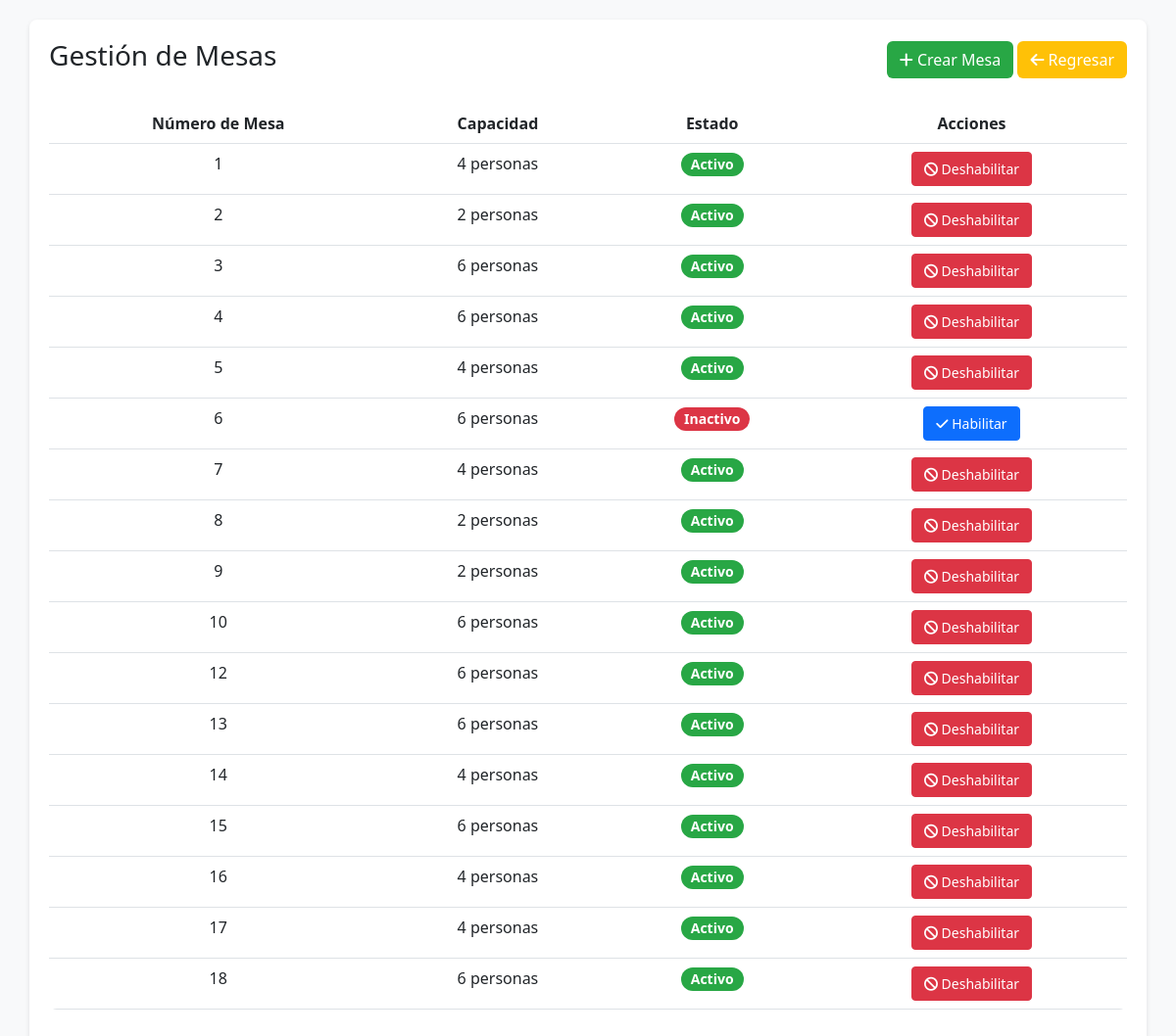
The page /src/ModuloAdministracion/UCgestionarMesas/indexGestionarMesas.php (signed in) on the database as committed earlier.
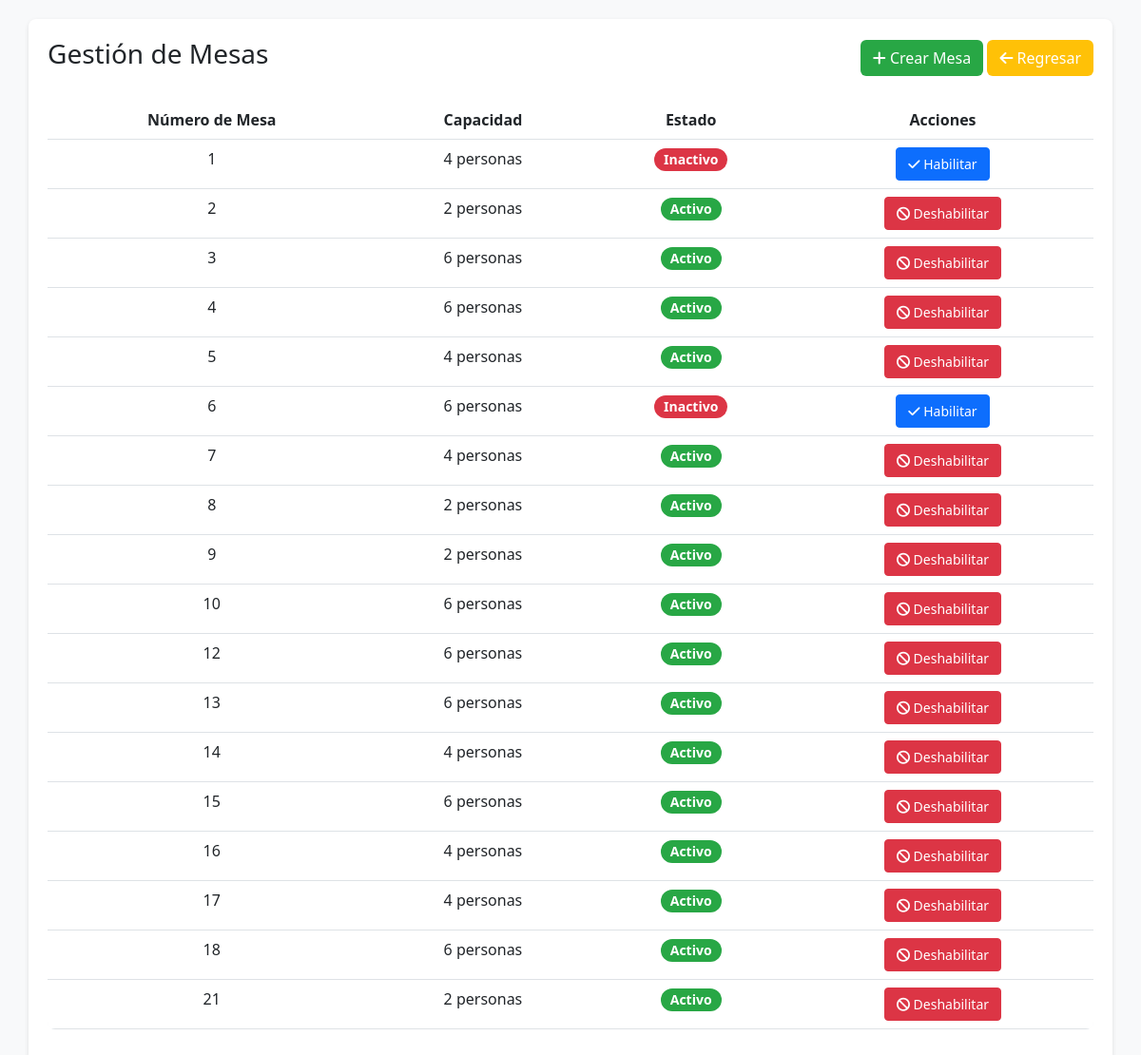
The same page on the database as committed later.
### tables this page shows
CREATE TABLE `mesas` (
  `idMesa` int NOT NULL AUTO_INCREMENT,
  `capacidad` int NOT NULL,
  `idSeccion` int NOT NULL,
  `idMesaEstado` int NOT NULL,
  `estadoTecnico` tinyint(1) NOT NULL,
  PRIMARY KEY (`idMesa`),
  KEY `fk_mesaestado` (`idMesaEstado`),
  KEY `fk_seccion` (`idSeccion`),
  CONSTRAINT `fk_mesaestado` FOREIGN KEY (`idMesaEstado`) REFERENCES `mesaestados` (`idMesaEstado`) ON DELETE CASCADE ON UPDATE CASCADE,
  CONSTRAINT `fk_seccion` FOREIGN KEY (`idSeccion`) REFERENCES `secciones` (`idSeccion`) ON DELETE CASCADE ON UPDATE CASCADE
);

### src/ModuloAdministracion/UCgestionarMesas/indexGestionarMesas.php (called while the page is built, shortened)
<?php
include_once($_SERVER['DOCUMENT_ROOT'] . '/src/ModuloAdministracion/UCgestionarMesas/panelGestionarMesas.php');
include_once($_SERVER['DOCUMENT_ROOT'] . '/src/modelo/Mesa.php');
$mesasObject = new Mesa();
$mesas = $mesasObject->obtenerMesas();
$panelMesasObject = new panelGestionarMesas();
$panelMesasObject->gestionarMesasShow($mesas);

### src/modelo/conexion.php (called while the page is built, shortened)
<?php
class Conexion
{
    private $host = "localhost";
    private $user = "root";
    private $password = "12345678";
    private $database = "bdrestaurante";
    private $conexion;
    public function conectar()
    {
        if ($this->conexion == null) {
            $this->conexion = mysqli_connect($this->host, $this->user, $this->password, $this->database);
        }
        return $this->conexion;
    }
    public function desconectar()
    {
        if ($this->conexion != null) {
            $this->conexion = null;
        }
    }
}

### src/modelo/Mesa.php (called while the page is built, shortened)
<?php
require_once("conexion.php");
class Mesa extends conexion
{
  public function obtenerMesas()
  {
    $sql = "SELECT * FROM mesas";
    $respuesta = $this->conectar()->query($sql);
    return $respuesta;
  }
}

### src/ModuloAdministracion/UCgestionarMesas/panelGestionarMesas.php (the view, shortened to what this page needs)
<?php
class panelGestionarMesas
{
  public function gestionarMesasShow($mesas = null)
  {
?>
    <!DOCTYPE html>
    <html lang="es">
    <head>
      <link href="https://cdn.jsdelivr.net/npm/bootstrap@5.3.0/dist/css/bootstrap.min.css" rel="stylesheet">
      <link href="https://cdnjs.cloudflare.com/ajax/libs/font-awesome/6.0.0/css/all.min.css" rel="stylesheet">
    </head>
    <body>
      <div class="container">
        <div class="d-flex justify-content-between align-items-center mb-4">
          <h1 class="h3 text-dark">Gestión de Mesas</h1>
          <div>
            <a href="indexFormMesas.php" class="btn btn-crear"><i class="fas fa-plus"></i> Crear Mesa</a>
            <a href="/src/ModuloSeguridad/UCautenticarUsuario/indexPanelPrincipalSistema.php" class="btn btn-regresar"><i class="fas fa-arrow-left"></i> Regresar</a>
          </div>
        </div>
        <table class="table table-hover text-center">
          <thead>
            <tr>
              <th scope="col">Número de Mesa</th>
              <th scope="col">Capacidad</th>
              <th scope="col">Estado</th>
              <th scope="col">Acciones</th>
            </tr>
          </thead>
          <tbody>
            <?php foreach ($mesas as $mesa) : ?>
              <tr>
                <td><?= htmlspecialchars($mesa['idMesa']) ?></td>
                <td><?= htmlspecialchars($mesa['capacidad']) ?> personas</td>
                <td>
                  <?php if ($mesa['estadoTecnico'] == 1) : ?>
                    <span class="badge badge-estado badge-activo">Activo</span>
                  <?php else : ?>
                    <span class="badge badge-estado badge-inactivo">Inactivo</span>
                  <?php endif; ?>
                </td>
                <td>
                  <form action="/src/ModuloAdministracion/UCgestionarMesas/getMesas.php?idMesa=<?= htmlspecialchars($mesa['idMesa']) ?>" method="POST" style="display:inline;">
                    <?php if ($mesa['estadoTecnico'] == 1) : ?>
                      <button class="btn btn-danger btn-accion" type="submit" name="btnDeshabilitar">
                        <i class="fas fa-ban"></i> Deshabilitar
                      </button>
                    <?php else : ?>
                      <button class="btn btn-primary btn-accion" type="submit" name="btnHabilitar">
                        <i class="fas fa-check"></i> Habilitar
                      </button>
                    <?php endif; ?>
                  </form>
                </td>
              </tr>
            <?php endforeach; ?>
          </tbody>
        </table>
      </div>
    </body>
    </html>
<?php
  }
}
?>

Rows that differ between the two databases and show on the page:
changed mesas id 1: estadoTecnico "Activo Deshabilitar" → "Inactivo Habilitar"
added mesas: idMesa "21", capacidad "2", estadoTecnico "Activo"
